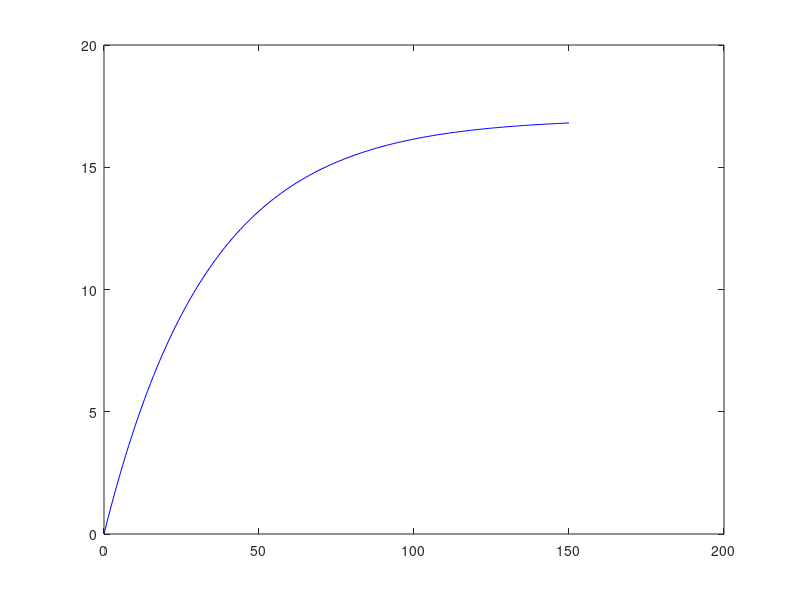

Write MATLAB code to recreate this figure.
function vykresleni_variogramu

h=[0:150];
C=17; a=100;
g=C*(1-exp(-3*h/a)); % exponencialni variogram

figure
plot(h,g,'b-')